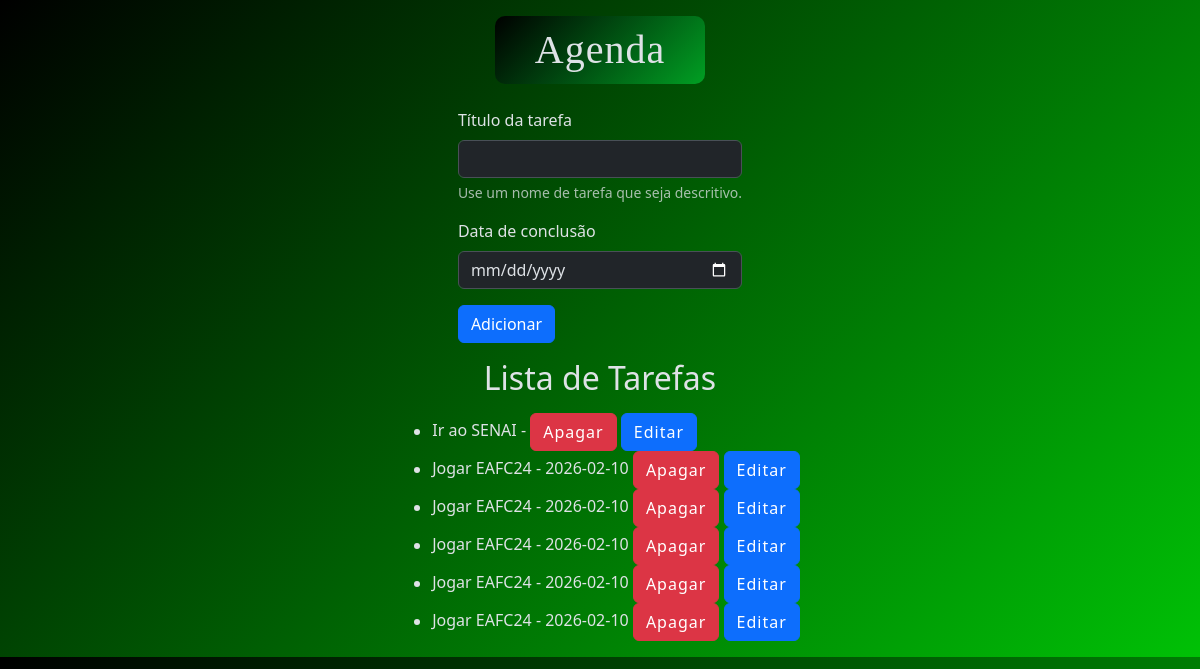
Page /agenda on the committed database.
### tables this page shows
CREATE TABLE tarefas (
        id INTEGER PRIMARY KEY AUTOINCREMENT,
        titulo_tarefa TEXT NOT NULL,
        data_conclusao TEXT);

### app.py (the view)
@app.route('/agenda', methods=['GET', 'POST'])
def agenda():
    tarefas = None
    if request.method == 'POST':
        titulo_tarefa = request.form['titulo-tarefa']
        data_conclusao = request.form['data-conclusao']
        tarefa = Tarefa(titulo_tarefa, data_conclusao)
        tarefa.salvar_tarefa()
    tarefas = Tarefa.obter_tarefas()
    return render_template('agenda.html', titulo='Agenda', tarefas=tarefas)

### models/database.py (called while the page is built)
    def buscar_tudo(self, query: str, params: tuple = ()) -> list[Any]:
        self.cursor.execute(query, params)
        return self.cursor.fetchall()

    def close(self) -> None:
        self.connection.close()

    def __enter__(self) -> Self:
        return self

    def __exit__(
            self,
            exc_type: Optional[Type[BaseException]],
            exc_value: Optional[BaseException],
            tb: Optional[TracebackType]) -> None:
        if exc_type is not None:
            print('Exceção capturada no contexto:')
            print(f'Tipo: {exc_type.__name__}')
            print(f'Mensagem: {exc_value}')
            print('Traceback completo:')
            traceback.print_tb(tb)
        self.close()

### models/tarefa.py (called while the page is built)
    @classmethod
    def obter_tarefas(cls) -> list[Self]:
        with Database('./data/tarefas.sqlite3') as db:
            query: str = 'SELECT titulo_tarefa, data_conclusao, id FROM tarefas;'
            resultados: list[Any] = db.buscar_tudo(query)
            tarefas: list[Self] = [cls(titulo, data, id) for titulo, data, id in resultados]
            return tarefas

### templates/agenda.html (shortened to what this page needs)
{% extends "base.html" %}
{% block content %}
    <form class="mt-3" method="POST">
        <div class="mb-3">
            <label for="titulo-tarefa" class="form-label">Título da tarefa</label>
            <input type="text" class="form-control" name="titulo-tarefa" id="titulo-tarefa"
                aria-describedby="ajudaNomeTarefa" value = "{{Tarefa_selecionada.titulo_tarefa if tarefa_selecionada else '' }}" required>
            <div id="ajudaNomeTarefa" class="form-text">Use um nome de tarefa que seja descritivo.</div>
        </div>
        <div class="mb-3">
            <label for="data-conclusao" class="form-label">Data de conclusão</label>
            <input type="date" class="form-control" name="data-conclusao" id="data-conclusao"
            value="{{ tarefa_selecionada.data_conclusao if tarefa_selecionada else ''}}">
        </div>
        <button type="submit" class="btn btn-primary">Adicionar</button>
     </form>
    <h2 class="my-3">Lista de Tarefas</h2>
    {% if tarefas %}
        <ul>
            {% for tarefa in tarefas %}
                <li>{{ tarefa.titulo_tarefa }} - {{ tarefa.data_conclusao }}
                <a href="{{ url_for('delete', idTarefa=tarefa.id_tarefa) }}" class="btn btn-danger">Apagar</a>
                <a href="{{ url_for('update', idTarefa=tarefa.id_tarefa)}}" class="btn btn-primary">Editar</a>
                </li>
            {% endfor %}
        </ul>
    {% else %}
        <p>Nenhuma tarefa cadastrada</p>
    {% endif %}
{% endblock %}

### templates/base.html (shortened to what this page needs)
<!DOCTYPE html>
<html lang="pt-BR" data-bs-theme="dark">
<head>
    <link rel="stylesheet" href="{{ url_for('static', filename='style.css') }}">
    <link href="https://cdn.jsdelivr.net/npm/bootstrap@5.3.8/dist/css/bootstrap.min.css" rel="stylesheet">
</head>
<body class="container">
    <h1 class="mt-3">{{ titulo }}</h1>
    {% block content %}{% endblock %}
</body>
</html>

### static/style.css (style rules this page uses)
body { background: linear-gradient(135deg, rgb(0, 0, 0), rgb(0, 193, 6)); font-family: Arial, Helvetica, sans-serif; display: flex; flex-direction: column; align-items: center; }
h1 { text-align: center; color: #000000; margin-bottom: 50px; font-size: 46px; letter-spacing: 1px; font-family: "Brush Script MT", "Brush Script Std", cursive; text-align: center; color: #000; margin-bottom: 50px; font-size: 46px; letter-spacing: 1px; font-family: "Brush Script MT", "Brush Script Std", cursive; background: linear-gradient(135deg, rgb(0, 0, 0), rgb(1, 159, 35));; display: inline-block; padding: 10px 40px; border-radius: 10px; }
a { text-align: center; color:rgb(10, 152, 0); font-size: 26px; letter-spacing: 1px; }

### rows in the picture
tarefas: titulo_tarefa "Ir ao SENAI"
tarefas: titulo_tarefa "Jogar EAFC24", data_conclusao "2026-02-10"
tarefas: titulo_tarefa "Jogar EAFC24", data_conclusao "2026-02-10"
tarefas: titulo_tarefa "Jogar EAFC24", data_conclusao "2026-02-10"
tarefas: titulo_tarefa "Jogar EAFC24", data_conclusao "2026-02-10"
tarefas: titulo_tarefa "Jogar EAFC24", data_conclusao "2026-02-10"

### other values in the picture
{{ titulo }} "Agenda"
